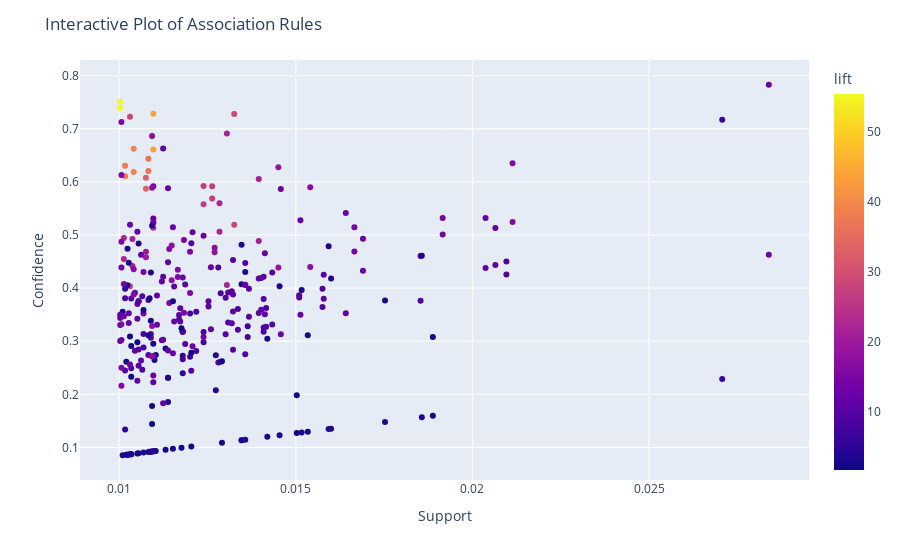

The cell this chart's notebook holds for it:
### Code cell
# Convert 'antecedents' and 'consequents' from frozenset to string
rules['antecedents'] = rules['antecedents'].apply(lambda x: ', '.join(list(x)))
rules['consequents'] = rules['consequents'].apply(lambda x: ', '.join(list(x)))

# Now create the Plotly figure
fig = px.scatter(rules, x='support', y='confidence', color='lift',
                 hover_data=['antecedents', 'consequents'])
fig.update_layout(title='Interactive Plot of Association Rules',
                  xaxis_title='Support',
                  yaxis_title='Confidence')
fig.show()

### Figure 1 — Plotly figure (JSON) as saved in the notebook; plotly's stock layout.template omitted (floating-point values rounded to 4 significant figures; data arrays with more than 128 entries replaced by an {"elided": "..."} marker saying what was removed)
{"data": [{"customdata": {"elided": "304x2 str values"}, "hovertemplate": "support=%{x}<br>confidence=%{y}<br>antecedents=%{customdata[0]}<br>consequents=%{customdata[1]}<br>lift=%{marker.color}<extra></extra>", "legendgroup": "", "marker": {"color": {"elided": "304 float values"}, "coloraxis": "coloraxis", "symbol": "circle"}, "mode": "markers", "name": "", "orientation": "v", "showlegend": false, "type": "scatter", "x": {"elided": "304 float values"}, "xaxis": "x", "y": {"elided": "304 float values"}, "yaxis": "y"}], "layout": {"coloraxis": {"colorbar": {"title": {"text": "lift"}}, "colorscale": [[0, "#0d0887"], [0.1111, "#46039f"], [0.2222, "#7201a8"], [0.3333, "#9c179e"], [0.4444, "#bd3786"], [0.5556, "#d8576b"], [0.6667, "#ed7953"], [0.7778, "#fb9f3a"], [0.8889, "#fdca26"], [1, "#f0f921"]]}, "legend": {"tracegroupgap": 0}, "margin": {"t": 60}, "title": {"text": "Interactive Plot of Association Rules"}, "xaxis": {"anchor": "y", "domain": [0, 1], "title": {"text": "Support"}}, "yaxis": {"anchor": "x", "domain": [0, 1], "title": {"text": "Confidence"}}}}
